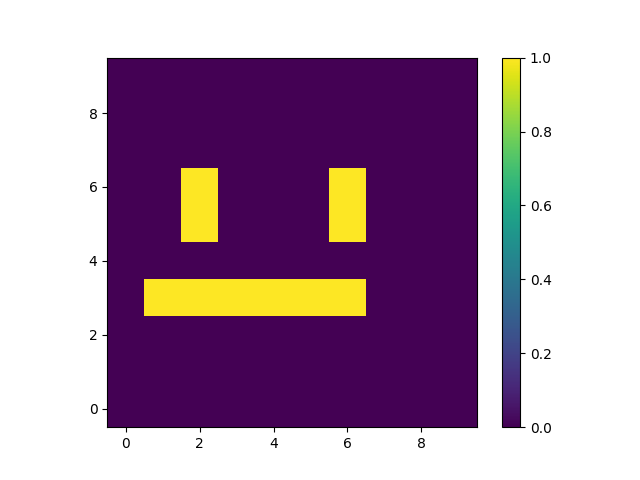

The Python source for this figure:
import numpy as np
import matplotlib.pyplot as plt


data = np.zeros((10, 10))

data[1:7, 3] = 1

for i in (2, 6):
    data[i, 5:7] = 1

print(data)

plt.imshow(data.T, origin='lower')
plt.colorbar()
plt.savefig('array-slicing.png')
plt.show()
